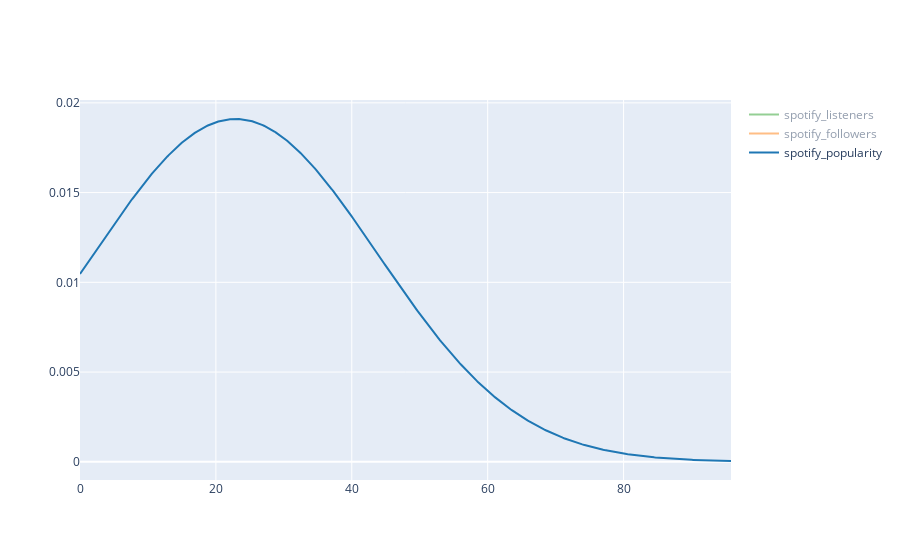

The notebook cell saved with this chart:
### Code cell
distri_data = [x for x in stats_array.T]
distri_label = [label for label in artists_matched_stats_df.columns]

fig = ff.create_distplot(
    distri_data,
    distri_label,
    curve_type='normal',  # override default 'kde'
    show_hist=False,
    show_rug=False,
)
fig.show()

### Figure 1 — Plotly figure (JSON) as saved in the notebook; plotly's stock layout.template omitted (floating-point values rounded to 4 significant figures; data arrays with more than 128 entries replaced by an {"elided": "..."} marker saying what was removed)
{"data": [{"legendgroup": "spotify_popularity", "marker": {"color": "rgb(31, 119, 180)"}, "mode": "lines", "name": "spotify_popularity", "showlegend": true, "type": "scatter", "x": {"elided": "500 float values"}, "xaxis": "x", "y": {"elided": "500 float values"}, "yaxis": "y"}, {"legendgroup": "spotify_followers", "marker": {"color": "rgb(255, 127, 14)"}, "mode": "lines", "name": "spotify_followers", "showlegend": true, "type": "scatter", "visible": "legendonly", "x": {"elided": "500 float values"}, "xaxis": "x", "y": {"elided": "500 float values"}, "yaxis": "y"}, {"legendgroup": "spotify_listeners", "marker": {"color": "rgb(44, 160, 44)"}, "mode": "lines", "name": "spotify_listeners", "showlegend": true, "type": "scatter", "visible": "legendonly", "x": {"elided": "500 float values"}, "xaxis": "x", "y": {"elided": "500 float values"}, "yaxis": "y"}], "layout": {"autosize": true, "barmode": "overlay", "dragmode": "zoom", "hovermode": "closest", "legend": {"traceorder": "reversed"}, "xaxis": {"anchor": "y2", "autorange": false, "domain": [0, 1], "range": [0, 95.81], "type": "linear", "zeroline": false}, "yaxis": {"anchor": "free", "autorange": true, "domain": [0, 1], "position": 0, "range": [-0.001016, 0.02016], "type": "linear"}}}
